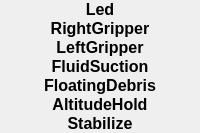
                  <widget class="QFrame" name="indicatorsFrame">
                   <property name="sizePolicy">
                    <sizepolicy hsizetype="Preferred" vsizetype="Expanding">
                     <horstretch>0</horstretch>
                     <verstretch>0</verstretch>
                    </sizepolicy>
                   </property>
                   <property name="styleSheet">
                    <string notr="true">QFrame{
	border-radius:5px;
}

</string>
                   </property>
                   <property name="frameShape">
                    <enum>QFrame::StyledPanel</enum>
                   </property>
                   <property name="frameShadow">
                    <enum>QFrame::Raised</enum>
                   </property>
                   <layout class="QVBoxLayout" name="verticalLayout_4">
                    <property name="spacing">
                     <number>0</number>
                    </property>
                    <property name="leftMargin">
                     <number>0</number>
                    </property>
                    <property name="topMargin">
                     <number>0</number>
                    </property>
                    <property name="rightMargin">
                     <number>0</number>
                    </property>
                    <property name="bottomMargin">
                     <number>0</number>
                    </property>
                    <item>
                     <widget class="QFrame" name="ledFrame">
                      <property name="maximumSize">
                       <size>
                        <width>16777215</width>
                        <height>30</height>
                       </size>
                      </property>
                      <property name="frameShape">
                       <enum>QFrame::StyledPanel</enum>
                      </property>
                      <property name="frameShadow">
                       <enum>QFrame::Raised</enum>
                      </property>
                      <layout class="QHBoxLayout" name="horizontalLayout_42">
                       <property name="spacing">
                        <number>0</number>
                       </property>
                       <property name="leftMargin">
                        <number>0</number>
                       </property>
                       <property name="topMargin">
                        <number>0</number>
                       </property>
                       <property name="rightMargin">
                        <number>0</number>
                       </property>
                       <property name="bottomMargin">
                        <number>0</number>
                       </property>
                       <item>
                        <widget class="QLabel" name="ledLabel">
                         <property name="maximumSize">
                          <size>
                           <width>16777215</width>
                           <height>30</height>
                          </size>
                         </property>
                         <property name="font">
                          <font>
                           <pointsize>12</pointsize>
                           <bold>true</bold>
                          </font>
                         </property>
                         <property name="styleSheet">
                          <string notr="true"/>
                         </property>
                         <property name="text">
                          <string>Led</string>
                         </property>
                         <property name="alignment">
                          <set>Qt::AlignCenter</set>
                         </property>
                        </widget>
                       </item>
                      </layout>
                     </widget>
                    </item>
                    <item>
                     <widget class="QFrame" name="rightGripperFrame">
                      <property name="maximumSize">
                       <size>
                        <width>16777215</width>
                        <height>30</height>
                       </size>
                      </property>
                      <property name="frameShape">
                       <enum>QFrame::StyledPanel</enum>
                      </property>
                      <property name="frameShadow">
                       <enum>QFrame::Raised</enum>
                      </property>
                      <layout class="QHBoxLayout" name="horizontalLayout_43">
                       <property name="spacing">
                        <number>0</number>
                       </property>
                       <property name="leftMargin">
                        <number>0</number>
                       </property>
                       <property name="topMargin">
                        <number>0</number>
                       </property>
                       <property name="rightMargin">
                        <number>0</number>
                       </property>
                       <property name="bottomMargin">
                        <number>0</number>
                       </property>
                       <item>
                        <widget class="QLabel" name="gripperLabel">
                         <property name="font">
                          <font>
                           <pointsize>12</pointsize>
                           <bold>true</bold>
                          </font>
                         </property>
                         <property name="text">
                          <string>RightGripper</string>
                         </property>
                         <property name="alignment">
                          <set>Qt::AlignCenter</set>
                         </property>
                        </widget>
                       </item>
                      </layout>
                     </widget>
                    </item>
                    <item>
                     <widget class="QFrame" name="leftGripperFrame">
                      <property name="maximumSize">
                       <size>
                        <width>16777215</width>
                        <height>30</height>
                       </size>
                      </property>
                      <property name="frameShape">
                       <enum>QFrame::StyledPanel</enum>
                      </property>
                      <property name="frameShadow">
                       <enum>QFrame::Raised</enum>
                      </property>
                      <layout class="QHBoxLayout" name="horizontalLayout_44">
                       <property name="spacing">
                        <number>0</number>
                       </property>
                       <property name="leftMargin">
                        <number>0</number>
                       </property>
                       <property name="topMargin">
                        <number>0</number>
                       </property>
                       <property name="rightMargin">
                        <number>0</number>
                       </property>
                       <property name="bottomMargin">
                        <number>0</number>
                       </property>
                       <item>
                        <widget class="QLabel" name="leftGripperLabel">
                         <property name="font">
                          <font>
                           <pointsize>12</pointsize>
                           <bold>true</bold>
                          </font>
                         </property>
                         <property name="text">
                          <string>LeftGripper</string>
                         </property>
                         <property name="alignment">
                          <set>Qt::AlignCenter</set>
                         </property>
                        </widget>
                       </item>
                      </layout>
                     </widget>
                    </item>
                    <item>
                     <widget class="QFrame" name="fluidSuctionFrame">
                      <property name="maximumSize">
                       <size>
                        <width>16777215</width>
                        <height>30</height>
                       </size>
                      </property>
                      <property name="frameShape">
                       <enum>QFrame::StyledPanel</enum>
                      </property>
                      <property name="frameShadow">
                       <enum>QFrame::Raised</enum>
                      </property>
                      <layout class="QHBoxLayout" name="horizontalLayout_45">
                       <property name="spacing">
                        <number>0</number>
                       </property>
                       <property name="leftMargin">
                        <number>0</number>
                       </property>
                       <property name="topMargin">
                        <number>0</number>
                       </property>
                       <property name="rightMargin">
                        <number>0</number>
                       </property>
                       <property name="bottomMargin">
                        <number>0</number>
                       </property>
                       <item>
                        <widget class="QLabel" name="fluidSuctionLabel">
                         <property name="font">
                          <font>
                           <pointsize>12</pointsize>
                           <bold>true</bold>
                          </font>
                         </property>
                         <property name="text">
                          <string>FluidSuction</string>
                         </property>
                         <property name="alignment">
                          <set>Qt::AlignCenter</set>
                         </property>
                        </widget>
                       </item>
                      </layout>
                     </widget>
                    </item>
                    <item>
                     <widget class="QFrame" name="floatingDebrisFrame">
                      <property name="maximumSize">
                       <size>
                        <width>16777215</width>
                        <height>30</height>
                       </size>
                      </property>
                      <property name="frameShape">
                       <enum>QFrame::StyledPanel</enum>
                      </property>
                      <property name="frameShadow">
                       <enum>QFrame::Raised</enum>
                      </property>
                      <layout class="QHBoxLayout" name="horizontalLayout_48">
                       <property name="spacing">
                        <number>0</number>
                       </property>
                       <property name="leftMargin">
                        <number>0</number>
                       </property>
                       <property name="topMargin">
                        <number>0</number>
                       </property>
                       <property name="rightMargin">
                        <number>0</number>
                       </property>
                       <property name="bottomMargin">
                        <number>0</number>
                       </property>
                       <item>
                        <widget class="QLabel" name="floatingDebrisLabel">
                         <property name="font">
                          <font>
                           <pointsize>12</pointsize>
                           <bold>true</bold>
                          </font>
                         </property>
                         <property name="text">
                          <string>FloatingDebris</string>
                         </property>
                         <property name="alignment">
                          <set>Qt::AlignCenter</set>
                         </property>
                        </widget>
                       </item>
                      </layout>
                     </widget>
                    </item>
                    <item>
                     <widget class="QFrame" name="altitudeHoldFrame">
                      <property name="maximumSize">
                       <size>
                        <width>16777215</width>
                        <height>30</height>
                       </size>
                      </property>
                      <property name="frameShape">
                       <enum>QFrame::StyledPanel</enum>
                      </property>
                      <property name="frameShadow">
                       <enum>QFrame::Raised</enum>
                      </property>
                      <layout class="QHBoxLayout" name="horizontalLayout_49">
                       <property name="spacing">
                        <number>0</number>
                       </property>
                       <property name="leftMargin">
                        <number>0</number>
                       </property>
                       <property name="topMargin">
                        <number>0</number>
                       </property>
                       <property name="rightMargin">
                        <number>0</number>
                       </property>
                       <property name="bottomMargin">
                        <number>0</number>
                       </property>
                       <item>
                        <widget class="QLabel" name="altitudeHoldLabel">
                         <property name="font">
                          <font>
                           <pointsize>12</pointsize>
                           <bold>true</bold>
                          </font>
                         </property>
                         <property name="text">
                          <string>AltitudeHold</string>
                         </property>
                         <property name="alignment">
                          <set>Qt::AlignCenter</set>
                         </property>
                        </widget>
                       </item>
                      </layout>
                     </widget>
                    </item>
                    <item>
                     <widget class="QFrame" name="stabilizeFrame">
                      <property name="maximumSize">
                       <size>
                        <width>16777215</width>
                        <height>30</height>
                       </size>
                      </property>
                      <property name="frameShape">
                       <enum>QFrame::StyledPanel</enum>
                      </property>
                      <property name="frameShadow">
                       <enum>QFrame::Raised</enum>
                      </property>
                      <layout class="QVBoxLayout" name="verticalLayout_10">
                       <property name="spacing">
                        <number>0</number>
                       </property>
                       <property name="leftMargin">
                        <number>0</number>
                       </property>
                       <property name="topMargin">
                        <number>0</number>
                       </property>
                       <property name="rightMargin">
                        <number>0</number>
                       </property>
                       <property name="bottomMargin">
                        <number>0</number>
                       </property>
                       <item>
                        <widget class="QLabel" name="stabilizeFrameLabel">
                         <property name="font">
                          <font>
                           <pointsize>12</pointsize>
                           <bold>true</bold>
                          </font>
                         </property>
                         <property name="styleSheet">
                          <string notr="true"/>
                         </property>
                         <property name="text">
                          <string>Stabilize</string>
                         </property>
                         <property name="alignment">
                          <set>Qt::AlignCenter</set>
                         </property>
                        </widget>
                       </item>
                      </layout>
                     </widget>
                    </item>
                   </layout>
                  </widget>
